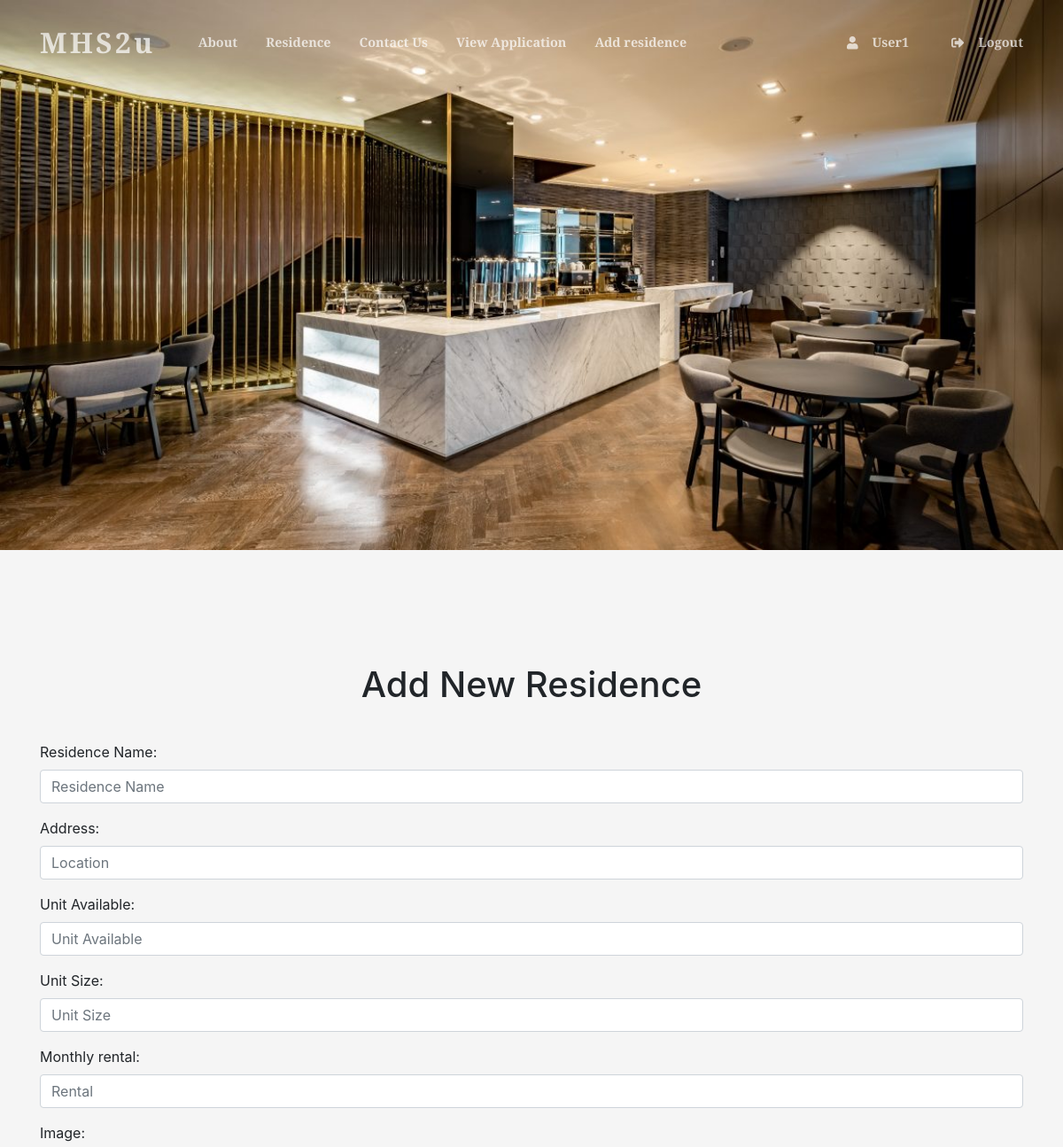
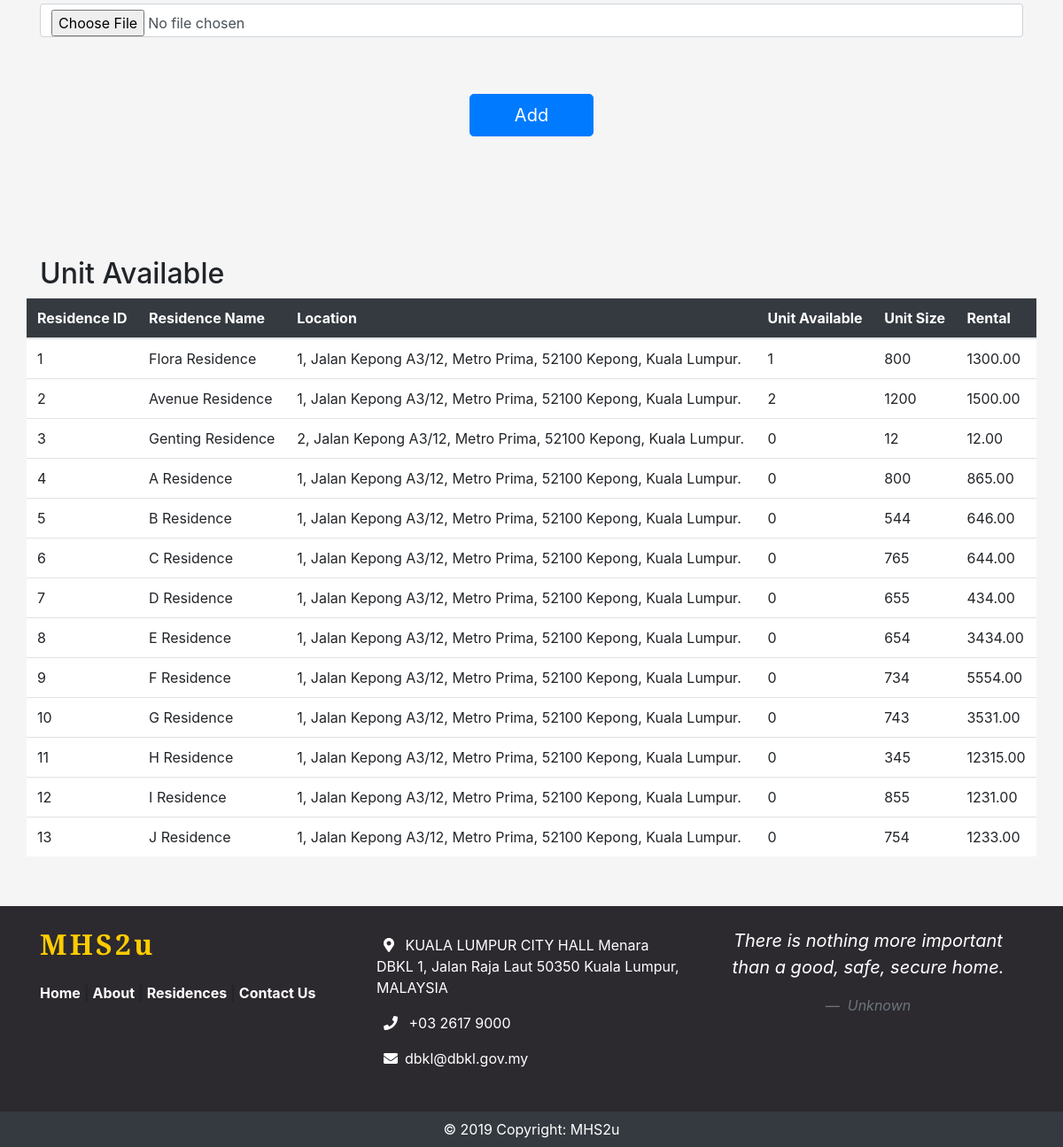
The app's page /addNewUnit.php with its own data (2 pictures, top to bottom).
### tables this page shows
CREATE TABLE IF NOT EXISTS `residence` (
  `residenceID` int(5) NOT NULL DEFAULT '0',
  `residenceName` varchar(50) DEFAULT NULL,
  `address` varchar(200) DEFAULT NULL,
  `numUnits` int(50) DEFAULT NULL,
  `sizePerUnit` int(50) DEFAULT NULL,
  `monthlyRental` decimal(8,2) DEFAULT NULL,
  `image` longblob,
  `staffID` int(5) DEFAULT NULL,
  PRIMARY KEY (`residenceID`),
  KEY `staffID` (`staffID`)
);

### addNewUnit.php (the view, shortened to what this page needs)
<!DOCTYPE>
<html>
	<head>
		<link href="https://stackpath.bootstrapcdn.com/bootstrap/4.3.1/css/bootstrap.min.css"
		rel="stylesheet"
>
		<link rel="stylesheet" type="text/css" href="CSS/yc.css">
	</head>
	<body class="color">
		<nav id="mainNav" class="navbar navbar-expand-lg navbar-light fixed-top pt-2">
			<div class="container">
				<a class="navbar-brand js-scroll-trigger" href="#page-top" id="logo">MHS2u</a>
					<div class="collapse navbar-collapse" id="navBarResponsive">
						<ul class="navbar-nav ml-3  my-lg-0 ">
						<li class="nav-item">
						<a class="nav-link js-scroll-trigger " href="index.html#about">About</a>
						</li>
						<li class="nav-item">
						<a class="nav-link js-scroll-trigger" href="index.php#residence">Residence</a>
						</li>
						<li class="nav-item">
						<a class="nav-link js-scroll-trigger" href="index.php#contact">Contact Us</a>
						</li>
						<li class="nav-item">
						<a class="nav-link js-scroll-trigger" href="viewApp_Officer.php">View Application</a>
					  </li>
					  <li class="nav-item">
						<a class="nav-link js-scroll-trigger" href="addNewUnit.php">Add residence</a>
					  </li>
						</ul>
					</div>
		<div class="collapse navbar-collapse" id="navBarUser">
		  <ul class="nav navbar-nav ml-auto my-2 my-lg-0 ">
			<li class="nav-item">
                <a class="nav-link js-scroll-trigger" href="#"><span class="fa fa-user mx-3" aria-hidden="true"></span>User1</a>
            </li>
            <li class="nav-item">
                <a class="nav-link js-scroll-trigger" href="logout.php"><span class="fas fa-sign-out-alt mx-3" aria-hidden="true"></span>Logout</a>
            </li>
		  </ul>
		</div>
		</div>
		</nav>
		<img src="images/Residence.jpg" class="container-fluid p-0" alt="Residence">
			<div class="container my-3">
				<div class = "row">
				<div class="container py-5 my-5 ">
				<form method="POST" action="addNewUnit.php" enctype="multipart/form-data">
					<div class="mb-3 py-3" id="title">
						<h1 class=" text-center">Add New Residence</h1>
					</div>
							<div class="form-group">
								<label for="unitType">Residence Name:</label>
								<input type="text" class="form-control" id="residenceName" name="residenceName" placeholder="Residence Name" required>
							</div>
							<div class="form-group">
								<label for="location">Address:</label>
								<input type="text" class="form-control" id="address" name="address" placeholder="Location" required>
							</div>
							<div class="form-group">
								<label for="unitAvailable">Unit Available:</label>
								<input type="text" class="form-control" id="numUnits" name="numUnits" placeholder="Unit Available" required>
							</div>
							<div class="form-group">
								<label for="unitSize">Unit Size:</label>
								<input type="text" class="form-control" id="sizePerUnit" name="sizePerUnit"  placeholder="Unit Size" required>
							</div>
							<div class="form-group">
								<label for="rental">Monthly rental:</label>
								<input type="text" class="form-control" id="monthlyRental" name="monthlyRental" placeholder="Rental" required>
							</div>
							<div class="form-group">
								<label for="rental">Image:</label>
								<input type="file" class="form-control" id="image" name="image" placeholder="image" required>
							</div>
							<br><br>
						<div class="col text-center">
							<button type="submit" class="btn btn-primary btn-lg btnWidth" value="submit" name="submit" onclick="addRow();clearTextBox();">Add</button><br><br>
						</div>
					</div>
				</div>
				<div class="row">
					<div class="col-lg-12">
						<div class="row">
							<div class="col-md-12">
								 <h2>Unit Available</h2>
							</div>
						</div>
						<div class="row">
							<table class="table bg-white table-hover" id="info">
							<thead>
							<tr class="bg-dark text-white">
								<th>Residence ID</th>
								<th>Residence Name</th>
								<th>Location</th>
								<th>Unit Available</th>
								<th>Unit Size</th>
								<th>Rental</th>
							</tr>
							</thead>
							<tbody>
							<?php
							$db ="mhsdb";
							$conn= mysqli_connect("localhost","root","",$db);
								$sql = "SELECT residenceID,residenceName,address,numUnits,sizePerUnit,monthlyRental from residence";
								$results = $conn -> query($sql);
								if($results->num_rows > 0){
								while($row = $results->fetch_assoc()){
									$sql_unit = "SELECT * FROM unit WHERE residenceID = ".$row["residenceID"]." AND availability=1";
									$resultss = mysqli_query($conn,$sql_unit);
									$unitAva = $resultss->num_rows;
									echo "<tr><td>" . $row["residenceID"]. "</td><td>" . $row["residenceName"] . "</td><td>".$row["address"] . "</td><td>". $unitAva
										."</td><td>". $row["sizePerUnit"]. "</td><td>". $row["monthlyRental"] . "</td></tr>";
								}
								}
								?>
							</tbody>
						</table>
					</div>
				</div>
			</div>
			<br>
		</div>
	</body>
	<footer>
		<footer style="background-color: #2c292f">
		<div class="container ">
			<div class="row ">
				<div class="col-md-4 text-center text-md-left ">
					<div class="py-0">
						<h3 class="my-4 font-weight-bold" id="logo">MHS2u</h3>
						<p class="flinks font-weight-bold">
							<a class="text-white " href="index.html">Home</a>
							<a class="text-white" href="index.html#about">About</a>
							<a class="text-white" href="index.html#residence">Residences</a>
							<a class="text-white" href="index.html#contact">Contact Us</a>
						</p>
					</div>
				</div>
				<div class="col-md-4 text-white text-center text-md-left ">
					<div class="icon py-2 my-4">
						<div>
							<p class="text-white"> <i class="fa fa-map-marker-alt mx-2 "></i>
								KUALA LUMPUR CITY HALL
								Menara DBKL 1, Jalan Raja Laut
								50350 Kuala Lumpur, MALAYSIA</p>
						</div>
						<div>
							<p><i class="fa fa-phone  mx-2 "></i> +03 2617 9000</p>
						</div>
						<div>
							<p><i class="fa fa-envelope  mx-2"></i><a class="text-decoration-none text-white"
							href="dbkualalumpur@gmail.com">dbkl@dbkl.gov.my</a></p>
						</div>
					</div>
				</div>
				<div class="col-md-4 text-white my-4 text-center text-md-left ">
					<blockquote class="blockquote text-center">
						<p class="font-italic">There is nothing more important than a good, safe, secure home.</p>
						<footer class="blockquote-footer">
							<cite title="Source Title">Unknown</cite>
						</footer>
					</blockquote>
				</div>
			</div>
		</div>
	</footer>
	<div class="footer-copyright text-center py-2 text-white bg-dark">© 2019 Copyright:
		<a class="text-white" href="#"> MHS2u</a>
	</div>
	</footer>
</html>

### CSS/yc.css (style rules this page uses)
.btnwidth { width:140px; color:white; }
.container { width: 100%; padding-right: 15px; padding-left: 15px; margin-right: auto; margin-left: auto; min-height: 80; }
@media (min-width: 576px) { .container { max-width: 540px; } }
@media (min-width: 768px) { .container { max-width: 720px; } }
@media (min-width: 992px) { .container { max-width: 960px; } }
@media (min-width: 1200px) { .container { max-width: 1140px; } }
#mainNav { -webkit-box-shadow: 0 0.5rem 1rem rgba(0, 0, 0, 0.15); box-shadow: 0 0.5rem 1rem rgba(0, 0, 0, 0.15); background-color:#2c292f; -webkit-transition: background-color 0.2s ease; transition: background-color 0.2s ease; }
#mainNav .navbar-brand { font-family: "Merriweather Sans", -apple-system, BlinkMacSystemFont, "Segoe UI", Roboto, "Helvetica Neue", Arial, "Noto Sans", sans-serif, "Apple Color Emoji", "Segoe UI Emoji", "Segoe UI Symbol", "Noto Color Emoji"; font-weight: 1000; font-size: 2em; color:#FFCC00; letter-spacing: 0.2rem; }
#mainNav .navbar-nav .nav-item .nav-link { color:#FFCC00; font-family: "Merriweather Sans", -apple-system, BlinkMacSystemFont, "Segoe UI", Roboto, "Helvetica Neue", Arial, "Noto Sans", sans-serif, "Apple Color Emoji", "Segoe UI Emoji", "Segoe UI Symbol", "Noto Color Emoji"; font-weight: 700; font-size: 0.9rem; }
@media (min-width: 992px) { #mainNav { -webkit-box-shadow: none; box-shadow: none; background-color: transparent; } }
@media (min-width: 992px) { #mainNav .navbar-brand { color: rgba(255, 255, 255, 0.7); } }
@media (min-width: 992px) { #mainNav .navbar-nav .nav-item .nav-link { color: rgba(255, 255, 255, 0.7); padding: 0 1rem; } }
@media (min-width: 992px) { #mainNav .navbar-nav .nav-item:last-child .nav-link { padding-right: 0; } }
#logo { font-family: "Merriweather Sans", -apple-system, BlinkMacSystemFont, "Segoe UI", Roboto, "Helvetica Neue", Arial, "Noto Sans", sans-serif, "Apple Color Emoji", "Segoe UI Emoji", "Segoe UI Symbol", "Noto Color Emoji"; font-weight: 1000; font-size: 2em; color: #FFCC00; letter-spacing: 0.2rem; }
.color { background-color:#f5f5f5; }

### records on screen
residence: residenceID "1", residenceName "Flora Residence", address "1, Jalan Kepong A3/12, Metro Prima, 52100 Kepong, Kuala Lumpur.", unitAva "1", sizePerUnit "800", monthlyRental "1300.00"
residence: residenceID "2", residenceName "Avenue Residence", address "1, Jalan Kepong A3/12, Metro Prima, 52100 Kepong, Kuala Lumpur.", unitAva "2", sizePerUnit "1200", monthlyRental "1500.00"
residence: residenceID "3", residenceName "Genting Residence", address "2, Jalan Kepong A3/12, Metro Prima, 52100 Kepong, Kuala Lumpur.", unitAva "0", sizePerUnit "12", monthlyRental "12.00"
residence: residenceID "4", residenceName "A Residence", address "1, Jalan Kepong A3/12, Metro Prima, 52100 Kepong, Kuala Lumpur.", numUnits "0", sizePerUnit "800", monthlyRental "865.00"
residence: residenceID "5", residenceName "B Residence", address "1, Jalan Kepong A3/12, Metro Prima, 52100 Kepong, Kuala Lumpur.", sizePerUnit "544", monthlyRental "646.00"
residence: residenceID "6", residenceName "C Residence", address "1, Jalan Kepong A3/12, Metro Prima, 52100 Kepong, Kuala Lumpur.", sizePerUnit "765", monthlyRental "644.00"
residence: residenceID "7", residenceName "D Residence", address "1, Jalan Kepong A3/12, Metro Prima, 52100 Kepong, Kuala Lumpur.", sizePerUnit "655", monthlyRental "434.00"
residence: residenceID "8", residenceName "E Residence", address "1, Jalan Kepong A3/12, Metro Prima, 52100 Kepong, Kuala Lumpur.", sizePerUnit "654", monthlyRental "3434.00"
residence: residenceID "9", residenceName "F Residence", address "1, Jalan Kepong A3/12, Metro Prima, 52100 Kepong, Kuala Lumpur.", sizePerUnit "734", monthlyRental "5554.00"
residence: residenceID "10", residenceName "G Residence", address "1, Jalan Kepong A3/12, Metro Prima, 52100 Kepong, Kuala Lumpur.", sizePerUnit "743", monthlyRental "3531.00"
residence: residenceID "11", residenceName "H Residence", address "1, Jalan Kepong A3/12, Metro Prima, 52100 Kepong, Kuala Lumpur.", sizePerUnit "345", monthlyRental "12315.00"
residence: residenceID "12", residenceName "I Residence", address "1, Jalan Kepong A3/12, Metro Prima, 52100 Kepong, Kuala Lumpur.", sizePerUnit "855", monthlyRental "1231.00"
residence: residenceID "13", residenceName "J Residence", address "1, Jalan Kepong A3/12, Metro Prima, 52100 Kepong, Kuala Lumpur.", sizePerUnit "754", monthlyRental "1233.00"
